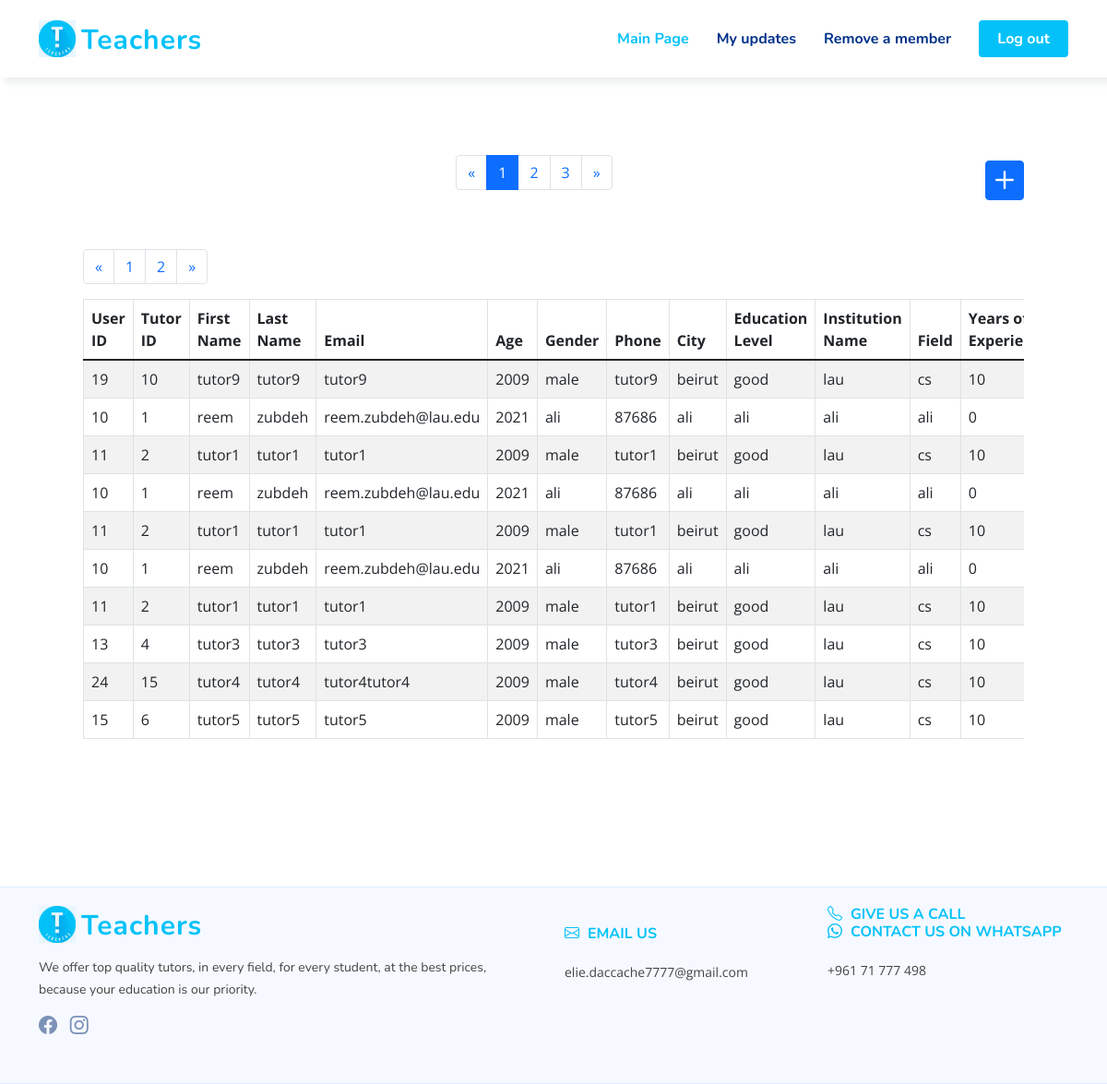
The app's page /admin_tutors_page.php with its own data.
### tables this page shows
CREATE TABLE `users` (
  `user_id` int(11) NOT NULL,
  `type` int(250) NOT NULL,
  `first_name` varchar(250) NOT NULL,
  `last_name` varchar(250) NOT NULL,
  `email` varchar(250) NOT NULL,
  `phone_number` varchar(250) NOT NULL,
  `password` text NOT NULL
);

CREATE TABLE `tutors` (
  `tutor_ID` int(11) NOT NULL,
  `user_id` int(11) NOT NULL,
  `gender` varchar(250) NOT NULL,
  `years_of_experience` varchar(250) NOT NULL,
  `education_level` varchar(250) NOT NULL,
  `major` varchar(250) NOT NULL,
  `year_born` int(11) NOT NULL,
  `city` varchar(250) NOT NULL,
  `college_name` varchar(250) NOT NULL,
  `cv` varchar(250) NOT NULL,
  `profile_image` varchar(250) NOT NULL,
  `description` varchar(250) NOT NULL
);

### admin_tutors_page.php (the view, shortened to what this page needs)
<?php
include("connection.php");
?>
<!DOCTYPE html>
<html lang="en">
<head>
    <link href="./vendor/bootstrap/css/bootstrap.min.css" rel="stylesheet">
    <link href="./vendor/bootstrap-icons/bootstrap-icons.css" rel="stylesheet">
    <link href="./vendor/aos/aos.css" rel="stylesheet">
    <link href="./vendor/remixicon/remixicon.css" rel="stylesheet">
    <link href="./vendor/swiper/swiper-bundle.min.css" rel="stylesheet">
    <link href="./vendor/glightbox/css/glightbox.min.css" rel="stylesheet">
    <link href="./css/style.css" rel="stylesheet">
    <link href="./css/style2.css" rel="stylesheet">
</head>
<body>
    <header id="header" class="header fixed-top header-form">
        <div class="container-fluid container-xl d-flex align-items-center justify-content-between">
            <a href="index.html" class="logo d-flex align-items-center">
                <img src="./img/logo.png" alt="">
                <span>Teachers</span>
            </a>
            <nav id="navbar" class="navbar">
                <ul>
                <li><a class="nav-link scrollto active" href="admin_page.html">Main Page</a></li>
                    <li><a class="nav-link scrollto" href="admin_updates.php">My updates</a></li>
                    <li><a class="nav-link scrollto" href="admin_page.html">Remove a member</a></li>
                    <li><a class="getstarted scrollto" href="logout.php">Log out</a></li>
                </ul>
            </nav>
        </div>
    </header>
    <div class="container" data-page="1">
        <br><br><br><br><br>
        <div class="m-5 d-flex justify-content-between">
            <ul class="pagination">
              <li class="page-item">
                <a class="page-link" href="#" aria-label="Previous">
                  <span aria-hidden="true">&laquo;</span>
                </a>
              </li>
              <li class="page-item active"><a class="page-link" href="#">1</a></li>
              <li class="page-item"><a class="page-link" href="#">2</a></li>
              <li class="page-item"><a class="page-link" href="#">3</a></li>
              <li class="page-item">
                <a class="page-link" href="#" aria-label="Next">
                  <span aria-hidden="true">&raquo;</span>
                </a>
              </li>
            </ul>
            <a class="btn btn-primary p-0" data-bs-toggle="modal" data-bs-target="#add-modal"><i class="bi bi-plus fs-1 lh-1"></i></a>
        </div>
        <div class="table-responsive m-5">
            <table class="table table-bordered table-striped">
                <thead>
                <tr>
                    <th scope="col" onclick="sortBookingsBy(this)" name="user_id">User ID</th>
                    <th scope="col" onclick="sortBookingsBy(this)" name="tutor_id">Tutor ID</th>
                    <th scope="col" onclick="sortBookingsBy(this)" name="tutor_first">First Name</th>
                    <th scope="col" onclick="sortBookingsBy(this)" name="tutor_last">Last Name</th>
                    <th scope="col" onclick="sortBookingsBy(this)" name="email">Email</th>
                    <th scope="col" onclick="sortBookingsBy(this)" name="age">Age</th>
                    <th scope="col" onclick="sortBookingsBy(this)" name="gender">Gender</th>
                    <th scope="col" onclick="sortBookingsBy(this)" name="phone">Phone</th>
                    <th scope="col" onclick="sortBookingsBy(this)" name="city">City</th>
                    <th scope="col" onclick="sortBookingsBy(this)" name="level">Education Level</th>
                    <th scope="col" onclick="sortBookingsBy(this)" name="school">Institution Name</th>
                    <th scope="col" onclick="sortBookingsBy(this)" name="field">Field</th>
                    <th scope="col" onclick="sortBookingsBy(this)" name="years">Years of Experience</th>
                </tr>
                </thead>
                <tbody>
                <?php
                if (isset($_GET['page_no']) && $_GET['page_no']!="") {
                  $page_no = $_GET['page_no'];
                  } else {
                      $page_no = 1;
                      }
                $records_per_page =10;
                $offset = ($page_no-1) * $records_per_page;
                $previous_page = $page_no - 1;
                $next_page = $page_no + 1;
                $query = "SELECT COUNT(*) As total_records from users INNER JOIN tutors on users.user_id=tutors.user_id INNER JOIN tutor_courses on tutors.tutor_ID=tutor_courses.tutor_id INNER JOIN courses on tutor_courses.course_id=courses.course_id";
                $stmt1 = $connection->prepare($query);
                $stmt1->execute();
                $results_tutors = $stmt1->get_result();
                $total_records = $results_tutors->fetch_assoc();
                $no_of_pages = ceil($total_records["total_records"] / $records_per_page);
                $query_tutors_application = "SELECT users.user_id,tutors.tutor_ID,users.first_name,users.last_name,users.email,year(CURRENT_DATE)- tutors.year_born as age,tutors.gender,users.phone_number, tutors.city, tutors.education_level, tutors.college_name,tutors.major,tutors.years_of_experience,courses.course_name from users INNER JOIN tutors on users.user_id=tutors.user_id INNER JOIN tutor_courses on tutors.tutor_ID=tutor_courses.tutor_id INNER JOIN courses on tutor_courses.course_id=courses.course_id LIMIT $records_per_page OFFSET $offset";
                $stmt = $connection->prepare($query_tutors_application);
                $stmt->execute();
                $results_tutors = $stmt->get_result();
                ?>
              <div class="pagContainer">
                <ul class="pagination">
                  <li class="page-item" <?php if($page_no <= 1){ echo "class='disabled'"; } ?>>
                    <a class="page-link"aria-label="Previous" <?php if($page_no > 1){
                          echo "href='?page_no=$previous_page'";
                      } ?>><span aria-hidden="true">&laquo;</span></a>
                  </li>
                      <?php  	if ($no_of_pages <= 10){
                        for ($counter = 1; $counter <= $no_of_pages; $counter++){
                        if ($counter == $page_no) {
                          echo "<li class='page-item'><a class='page-link' >$counter</a></li>";
                        }else{
                          echo "<li class='page-item'><a class='page-link' href='?page_no=$counter'>$counter</a></li>";
                            }
                        }
                        }
                          ?>
                  <li class="page-item"<?php if($page_no >= $no_of_pages){
                      echo "class='disabled'";
                  } ?>>
                    <a class="page-link"<?php if($page_no < $no_of_pages) {
                    echo "href='?page_no=$next_page'";
                    } ?>><span aria-hidden="true">&raquo;</span></a>
                      </li>
                </ul>
                </div>
                <?php
                while($row = $results_tutors->fetch_assoc()){
                  echo "<tr>
                 <td>".$row['user_id']."</td>
                 <td>".$row['tutor_ID']."</td>
                 <td>".$row['first_name']."</td>
                 <td>".$row['last_name']."</td>
                 <td>".$row['email']."</td>
                 <td>".$row['age']."</td>
                 <td>".$row['gender']."</td>
                 <td>".$row['phone_number']."</td>
                 <td>".$row['city']."</td>
                 <td>".$row['education_level']."</td>
                 <td>".$row['college_name']."</td>
                 <td>".$row['major']."</td>
                 <td>".$row['years_of_experience']."</td>
                 <td>".$row['course_name']."</td>
                 </tr>";
                      }
                ?>
                </tbody>
            </table>
        </div>
    </div>
    <br><br><br><br>
  <footer id="footer" class="footer">
    <div class="footer-top">
      <div class="container">
        <div class="row gy-4">
          <div class="col-lg-6 col-md-12 footer-info">
            <a href="index.html" class="logo d-flex align-items-center">
              <img src="./img/logo.png" alt="">
              <span>Teachers</span>
            </a>
            <p>We offer top quality tutors, in every field, for every student, at the best prices, <br>
              because your education is our priority.</p>
            <div class="social-links mt-3">
                <a href="https://www.facebook.com/Teachers.leb/" class="facebook"><i class="bi bi-facebook"></i></a>
                <a href="https://www.instagram.com/teachers.lb/" class="instagram"><i class="bi bi-instagram"></i></a>
            </div>
          </div>
          <div class="col-lg-3 col-5 footer-links">
            <br> <br class="d-block d-md-none">
            <h4><i class="bi bi-envelope"></i>&ThickSpace; Email us</h4> <br>
            elie.daccache7777@gmail.com
          </div>
          <div class="col-lg-3 col-5 footer-contact text-center text-md-start">
            <h4>
              <i class="bi bi-telephone"></i>&ThickSpace; Give us a call <br>
              <i class="bi bi-whatsapp"></i>&ThickSpace; Contact us on WhatsApp</h4> <br>
            +961 71 777 498
          </div>
        </div>
      </div>
    </div>
  </footer>
</body>
</html>

### css/style.css (style rules this page uses)
:root { scroll-behavior: smooth; }
body { font-family: "Open Sans", sans-serif; color: #444444; }
a { color: #4154f1; text-decoration: none; }
h1, h2, h3, h4, h5, h6 { font-family: "Nunito", sans-serif; }
.header { transition: all 0.5s; z-index: 997; padding: 20px 0; }
.header .logo { line-height: 0; }
.header .logo img { max-height: 40px; margin-right: 6px; }
.header .logo span { font-size: 30px; font-weight: 700; letter-spacing: 1px; color: #04c2f9 ; font-family: "Nunito", sans-serif; margin-top: 3px; }
.navbar { padding: 0; }
.navbar ul { margin: 0; padding: 0; display: flex; list-style: none; align-items: center; }
.navbar li { position: relative; }
.navbar a, .navbar a:focus { display: flex; align-items: center; justify-content: space-between; padding: 10px 0 10px 30px; font-family: "Nunito", sans-serif; font-size: 16px; font-weight: 700; color: #013289; white-space: nowrap; transition: 0.3s; }
.navbar a:hover, .navbar .active, .navbar .active:focus, .navbar li:hover > a { color: #04c2f9; }
.navbar .getstarted, .navbar .getstarted:focus { background: #04c2f9; padding: 8px 20px; margin-left: 30px; border-radius: 4px; color: #fff; }
.footer { background: #f6f9ff; font-size: 14px; }
.footer .footer-top { border-top: 1px solid #e1ecff; border-bottom: 1px solid #e1ecff; padding: 20px 0 20px 0; }
.footer .footer-top .footer-info { margin-bottom: 30px; }
.footer .footer-top .footer-info .logo { line-height: 0; margin-bottom: 15px; }
.footer .footer-top .footer-info .logo img { max-height: 40px; margin-right: 6px; }
.footer .footer-top .footer-info .logo span { font-size: 30px; font-weight: 700; letter-spacing: 1px; color: #04c2f9 ; font-family: "Nunito", sans-serif; margin-top: 3px; }
.footer .footer-top .footer-info p { font-size: 14px; line-height: 24px; margin-bottom: 0; font-family: "Nunito", sans-serif; }
.footer .footer-top .social-links a { font-size: 20px; display: inline-block; color: rgba(1, 41, 112, 0.5); line-height: 0; margin-right: 10px; transition: 0.3s; }
.footer .footer-top h4 { font-size: 16px; font-weight: bold; color: #04c2f9 ; text-transform: uppercase; position: relative; padding-bottom: 12px; }
.footer .footer-top .footer-links { margin-bottom: 30px; }

### css/style2.css (style rules this page uses)
.header-form { box-shadow: 5px 5px 9px #e8ebee; background-color: white; }
#footer h4 { margin: 0; padding: 0; }

### records on screen
users: user_id "19", tutors.tutor_ID "10", first_name "tutor9", last_name "tutor9", email "tutor9", age "2009", tutors.gender "male", phone_number "tutor9", tutors.city "beirut", tutors.education_level "good", tutors.college_name "lau", tutors.major "cs", tutors.years_of_experience "10"
users: user_id "10", tutors.tutor_ID "1", first_name "reem", last_name "zubdeh", email "reem.zubdeh@lau.edu", age "2021", tutors.gender "ali", phone_number "87686", tutors.city "ali", tutors.education_level "ali", tutors.college_name "ali", tutors.major "ali", tutors.years_of_experience "0"
users: user_id "11", tutors.tutor_ID "2", first_name "tutor1", last_name "tutor1", email "tutor1", age "2009", tutors.gender "male", phone_number "tutor1", tutors.city "beirut", tutors.education_level "good", tutors.college_name "lau", tutors.major "cs", tutors.years_of_experience "10"
users: user_id "13", tutors.tutor_ID "4", first_name "tutor3", last_name "tutor3", email "tutor3", age "2009", tutors.gender "male", phone_number "tutor3", tutors.city "beirut", tutors.education_level "good", tutors.college_name "lau", tutors.major "cs", tutors.years_of_experience "10"
users: user_id "24", tutors.tutor_ID "15", first_name "tutor4", last_name "tutor4", email "tutor4tutor4", age "2009", tutors.gender "male", phone_number "tutor4", tutors.city "beirut", tutors.education_level "good", tutors.college_name "lau", tutors.major "cs", tutors.years_of_experience "10"
users: user_id "15", tutors.tutor_ID "6", first_name "tutor5", last_name "tutor5", email "tutor5", age "2009", tutors.gender "male", phone_number "tutor5", tutors.city "beirut", tutors.education_level "good", tutors.college_name "lau", tutors.major "cs", tutors.years_of_experience "10"
